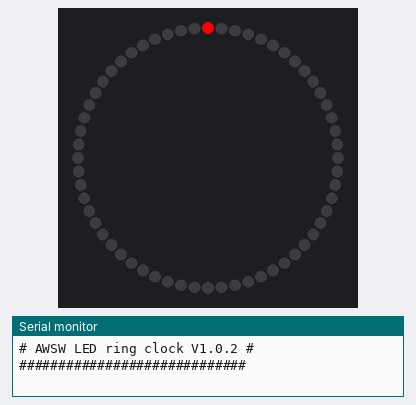
Bench run of a sketch on a simulated ESP8266 (Wemos D1 mini). Shown: 60 RGB LEDs in a ring, first at the top, clockwise, the last lines printed to the serial monitor. Dim RGB values are drawn brighter than linear; WiFi joins after 1.5 s; servers stay silent unless stated.

Above: at 1.1 s.
At 2.3 s:
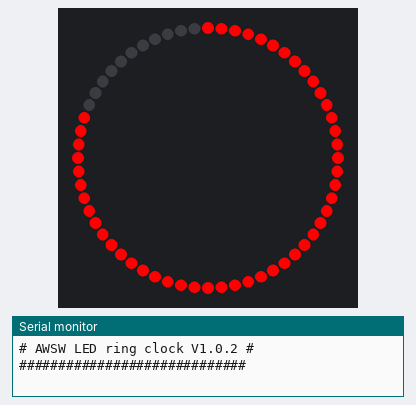
At 3.6 s:
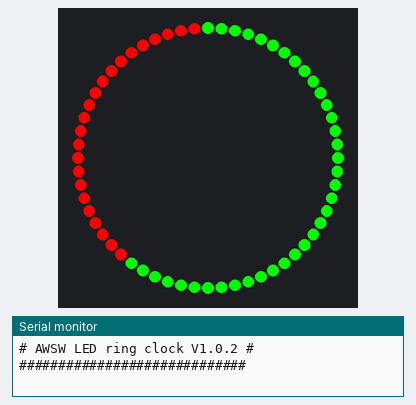
At 4.6 s:
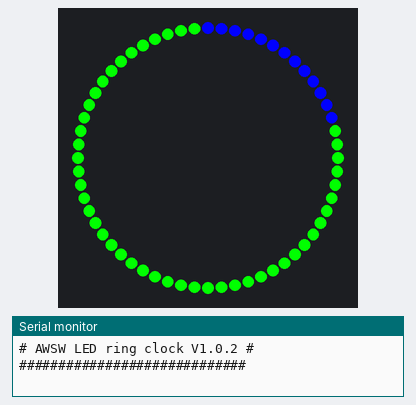
At 5.9 s:
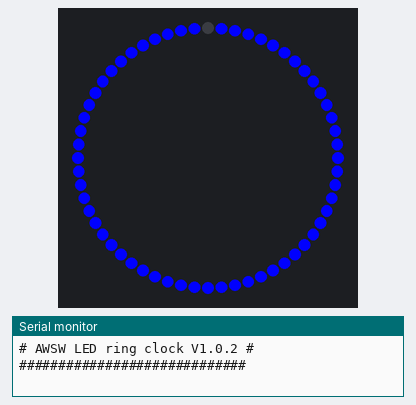
At 11.0 s:
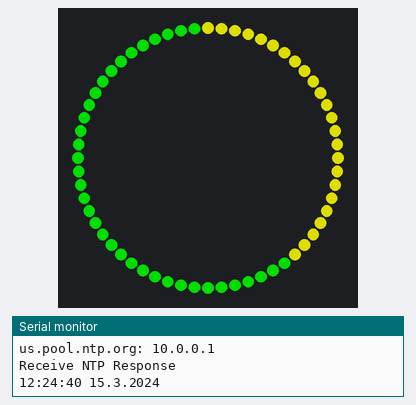

The sketch:

Code.ino
```cpp
// (licence header left out)
// ###################################################################################################################################################
// #
// # Code version:
// #
// ###################################################################################################################################################
#define CODEVERSION "V1.0.2"

//####################################################################################################################################################

// Adjust program settings here:
// #############################
#define BRIGHTNESS      255 // Brightness between 0 - 255
#define HOURTICKS       15  // Show a white pixel for the hours every 15 Pixel at 3, 6, 9 and 12. Set to 5 for a marker at each hour
#define HOURTICKSACTIVE 0   // Show the hour ticks = 1 or do not show them = 0
#define RESETWIFI       0   // To DELETE the WiFi settings set to "1" and upload the sketch to the ESP. Set to "0" again and upload once more.
                            // Then use the temporary Wifi "LED RING CLOCK" again with "192.168.4.1" to set the Wifi credentials new.

//####################################################################################################################################################

// Adjust time settings here:
// ##########################

// NTP Servers:
static const char ntpServerName[] = "us.pool.ntp.org";
//static const char ntpServerName[] = "time.nist.gov";
//static const char ntpServerName[] = "time-a.timefreq.bldrdoc.gov";
//static const char ntpServerName[] = "time-b.timefreq.bldrdoc.gov";
//static const char ntpServerName[] = "time-c.timefreq.bldrdoc.gov";

const int timeZone = +2;    // Central European Time
//const int timeZone = -5;  // Eastern Standard Time (USA)
//const int timeZone = -4;  // Eastern Daylight Time (USA)
//const int timeZone = -8;  // Pacific Standard Time (USA)
//const int timeZone = -7;  // Pacific Daylight Time (USA)

//####################################################################################################################################################

// LED ring settings:
// ###################

#define PIN           D2  // D1 mini LED output pin
#define NUMPIXELS     60  // Number of pixels on the ring

//####################################################################################################################################################

// Libraries:
#include <ESP8266WiFi.h>
#include <DNSServer.h>
#include <ESP8266WebServer.h>
#include <TimeLib.h>                // https://playground.arduino.cc/Code/Time/
#include <WiFiManager.h>            // https://github.com/tzapu/WiFiManager
#include <Adafruit_NeoPixel.h>      // https://github.com/adafruit/Adafruit_NeoPixel

//####################################################################################################################################################

// Declarations:
byte hourval, minuteval, secondval;
byte pixelColorRed, pixelColorGreen, pixelColorBlue;
time_t getNtpTime();
time_t prevDisplay = 0; // when the digital clock was displayed
void digitalClockDisplay();
void printDigits(int digits);
void sendNTPpacket(IPAddress &address);
Adafruit_NeoPixel pixels = Adafruit_NeoPixel(NUMPIXELS, PIN, NEO_GRB + NEO_KHZ800);
WiFiUDP Udp;
unsigned int localPort = 8888;  // local port to listen for UDP packets

//####################################################################################################################################################

// Wifi Manager:
WiFiServer server(80);    // Set web server port number to 80
String header;            // Variable to store the HTTP request

//####################################################################################################################################################

void setup() {
  Serial.begin(115200);
  pixels.begin();
  pixels.show();
  pixels.setBrightness(BRIGHTNESS);
  delay(1000);
  Serial.println(" ");
  Serial.println("#############################");
  Serial.print("# AWSW LED ring clock ");
  Serial.print(CODEVERSION);
  Serial.println(" #");
  Serial.println("#############################");
  Serial.println(" ");

  // LED test:
  colorWipe(pixels.Color(255, 0, 0), 25); // Red
  colorWipe(pixels.Color(0, 255, 0), 25); // Green
  colorWipe(pixels.Color(0, 0, 255), 25); // Blue
  colorWipe(pixels.Color(0, 0, 0), 25);   // Off
  // Set hour LED ticks to white:
  if (HOURTICKSACTIVE == 1) {
    for (int i = 0; i < pixels.numPixels(); i = i + HOURTICKS) {
      pixels.setPixelColor(i, pixels.Color(255, 255, 255));
      pixels.show();
      delay(50);
    }
    delay(1000);
    colorWipe(pixels.Color(0, 0, 0), 25);   // Off
  }

  Serial.println("Starting Wifi Manager");

  // WiFi Manager:
  WiFiManager wifiManager;          // Local intialization. Once its business is done, there is no need to keep it around
  if (RESETWIFI == 1) {
    wifiManager.resetSettings();    // Deletes the stored WiFi settings! Set to 0 on top of the sketch after reset again!
  }
  wifiManager.autoConnect("LED RING CLOCK");

  Serial.println("Connected to WiFi");  // if you get here you have connected to the WiFi
  server.begin();
  delay(1500);

  Serial.print("IP address assigned by DHCP is ");
  Serial.println(WiFi.localIP());
  delay(500);
  Serial.print("IP number assigned by DHCP is ");
  Serial.println(WiFi.localIP());
  Serial.println("Starting UDP");
  Udp.begin(localPort);
  Serial.print("Local port: ");
  Serial.println(Udp.localPort());
  Serial.println("waiting for sync");
  setSyncProvider(getNtpTime);
  setSyncInterval(300);
}

//####################################################################################################################################################

void loop() {
  // WiFi Manager Start:
  WiFiClient client = server.available();   // Listen for incoming clients
  if (client) {                             // If a new client connects,
    Serial.println("New Client.");          // print a message out in the serial port
    String currentLine = "";                // make a String to hold incoming data from the client
    while (client.connected()) {            // loop while the client's connected
      if (client.available()) {             // if there's bytes to read from the client,
        char c = client.read();             // read a byte, then
        Serial.write(c);                    // print it out the serial monitor
        header += c;
        if (c == '\n') {                    // if the byte is a newline character
          // if the current line is blank, you got two newline characters in a row.
          // that's the end of the client HTTP request, so send a response:
          if (currentLine.length() == 0) {
            // HTTP headers always start with a response code (e.g. HTTP/1.1 200 OK)
            // and a content-type so the client knows what's coming, then a blank line:
            client.println("HTTP/1.1 200 OK");
            client.println("Content-type:text/html");
            client.println("Connection: close");
            client.println();

            // Display the HTML web page
            client.println("<!DOCTYPE html><html>");
            client.println("<head><meta name=\"viewport\" content=\"width=device-width, initial-scale=1\">");
            client.println("<link rel=\"icon\" href=\"data:,\">");
            // CSS to style the on/off buttons
            // Feel free to change the background-color and font-size attributes to fit your preferences
            client.println("<style>html { font-family: Helvetica; display: inline-block; margin: 0px auto; text-align: center;}");
            client.println(".button { background-color: #195B6A; border: none; color: white; padding: 16px 40px;");
            client.println("text-decoration: none; font-size: 30px; margin: 2px; cursor: pointer;}");
            client.println(".button2 {background-color: #77878A;}</style></head>");

            // Web Page Heading
            client.println("<body><h1>ESP8266 Web Server</h1>");
            client.println("</body></html>");

            // The HTTP response ends with another blank line
            client.println();
            // Break out of the while loop
            break;
          } else { // if you got a newline, then clear currentLine
            currentLine = "";
          }
        } else if (c != '\r') {  // if you got anything else but a carriage return character,
          currentLine += c;      // add it to the end of the currentLine
        }
      }
    }
    // Clear the header variable
    header = "";
    // Close the connection
    client.stop();
    Serial.println("Client disconnected.");
    Serial.println("");
  }
  // WiFi Manager End


  if (timeStatus() != timeNotSet) {
    if (now() != prevDisplay) { //update the display only if time has changed
      prevDisplay = now();
      digitalClockDisplay();
      secondval = second();
      minuteval = minute();
      hourval = hour();

      if (hourval > 12) hourval -= 12; // This clock is 12 hour, if 13-23, convert to 0-11

      hourval = (hourval * 5) - 1; // + minuteval) / 12;
      minuteval = minuteval - 1;   // 1;
      secondval = secondval - 1;   // 1;


      for (uint8_t i = 0; i < pixels.numPixels(); i++) {
        if (i <= minuteval) {
          pixelColorRed = 150;
        }
        else {
          pixelColorRed = 0;
        }

        if (i <= hourval) {
          pixelColorGreen = 150;
        }
        else {
          pixelColorGreen = 0;
        }

        pixels.setPixelColor(i, pixels.Color(pixelColorRed, pixelColorGreen, pixelColorBlue));
        // Set hour LED ticks to white:
        if (HOURTICKSACTIVE == 1) {
          for (int i = 0; i < pixels.numPixels(); i = i + HOURTICKS) {
            pixels.setPixelColor(i, pixels.Color(255, 255, 255));
          }
        }
      }
    }
  }
  pixels.show();
  delay(100);
}

//####################################################################################################################################################

void colorWipe(uint32_t c, uint8_t wait) {
  for (uint16_t i = 0; i < pixels.numPixels(); i++) {
    pixels.setPixelColor(i, c);
    pixels.show();
    delay(wait);
  }
}

//####################################################################################################################################################

void digitalClockDisplay() {
  // Serial output of digital clock display of the time
  Serial.print(hour());
  printDigits(minute());
  printDigits(second());
  Serial.print(" ");
  Serial.print(day());
  Serial.print(".");
  Serial.print(month());
  Serial.print(".");
  Serial.print(year());
  Serial.println();
}

//####################################################################################################################################################

void printDigits(int digits) {
  // utility for digital clock display: prints preceding colon and leading 0
  Serial.print(":");
  if (digits < 10)
    Serial.print('0');
  Serial.print(digits);
}

//####################################################################################################################################################

// NTP code:
time_t getNtpTime();
void digitalClockDisplay();
void printDigits(int digits);
void sendNTPpacket(IPAddress &address);
const int NTP_PACKET_SIZE = 48; // NTP time is in the first 48 bytes of message
byte packetBuffer[NTP_PACKET_SIZE]; //buffer to hold incoming & outgoing packets

//####################################################################################################################################################

time_t getNtpTime()
{
  IPAddress ntpServerIP; // NTP server's ip address
  while (Udp.parsePacket() > 0) ; // discard any previously received packets
  Serial.println("Transmit NTP Request");
  // get a random server from the pool
  WiFi.hostByName(ntpServerName, ntpServerIP);
  Serial.print(ntpServerName);
  Serial.print(": ");
  Serial.println(ntpServerIP);
  sendNTPpacket(ntpServerIP);
  uint32_t beginWait = millis();
  while (millis() - beginWait < 1500) {
    int size = Udp.parsePacket();
    if (size >= NTP_PACKET_SIZE) {
      Serial.println("Receive NTP Response");
      Udp.read(packetBuffer, NTP_PACKET_SIZE);  // read packet into the buffer
      unsigned long secsSince1900;
      // convert four bytes starting at location 40 to a long integer
      secsSince1900 =  (unsigned long)packetBuffer[40] << 24;
      secsSince1900 |= (unsigned long)packetBuffer[41] << 16;
      secsSince1900 |= (unsigned long)packetBuffer[42] << 8;
      secsSince1900 |= (unsigned long)packetBuffer[43];
      return secsSince1900 - 2208988800UL + timeZone * SECS_PER_HOUR;
    }
  }
  Serial.println("No NTP Response :-(");
  return 0; // return 0 if unable to get the time
}

//####################################################################################################################################################

// send an NTP request to the time server at the given address
void sendNTPpacket(IPAddress &address)
{
  // set all bytes in the buffer to 0
  memset(packetBuffer, 0, NTP_PACKET_SIZE);
  // Initialize values needed to form NTP request
  // (see URL above for details on the packets)
  packetBuffer[0] = 0b11100011;   // LI, Version, Mode
  packetBuffer[1] = 0;     // Stratum, or type of clock
  packetBuffer[2] = 6;     // Polling Interval
  packetBuffer[3] = 0xEC;  // Peer Clock Precision
  // 8 bytes of zero for Root Delay & Root Dispersion
  packetBuffer[12] = 49;
  packetBuffer[13] = 0x4E;
  packetBuffer[14] = 49;
  packetBuffer[15] = 52;
  // all NTP fields have been given values, now
  // you can send a packet requesting a timestamp:
  Udp.beginPacket(address, 123); //NTP requests are to port 123
  Udp.write(packetBuffer, NTP_PACKET_SIZE);
  Udp.endPacket();
}

//####################################################################################################################################################
```
